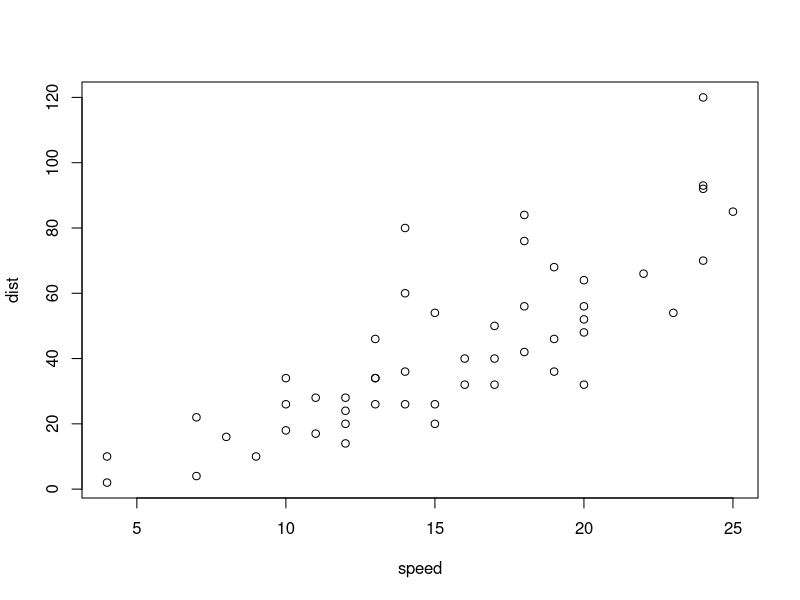
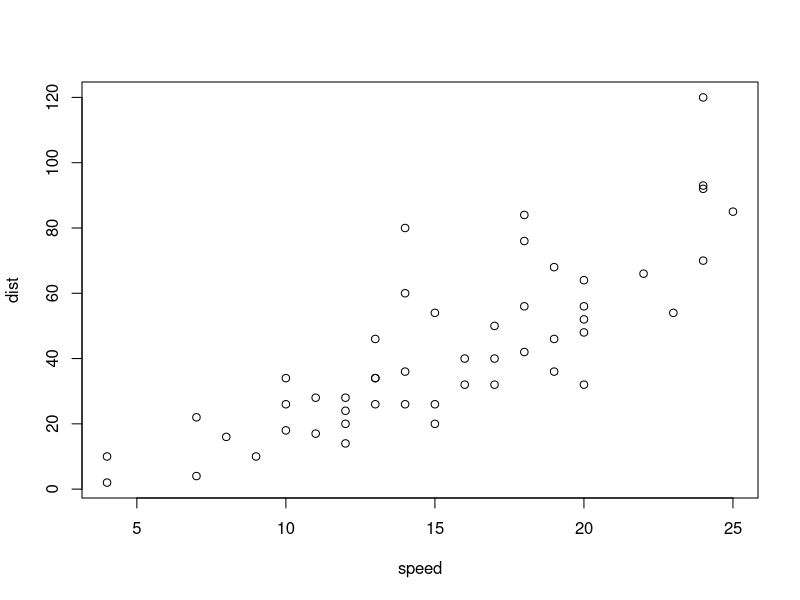
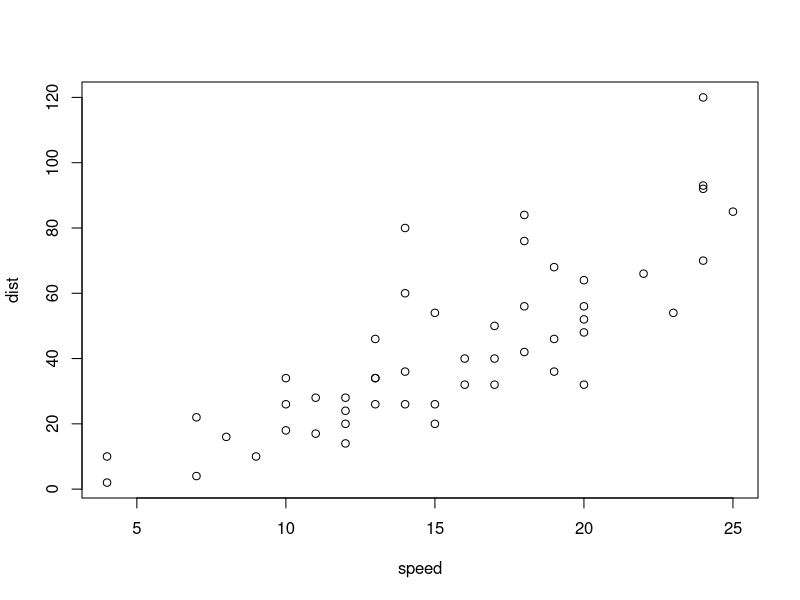
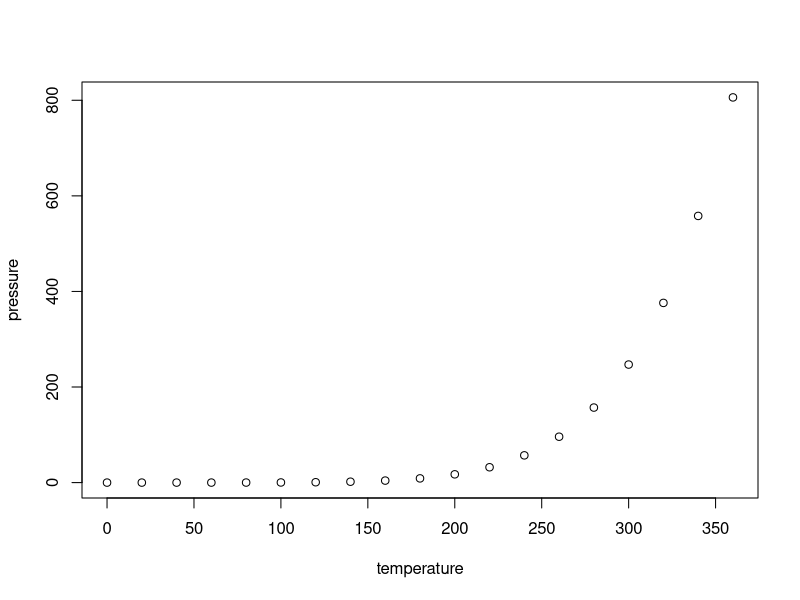
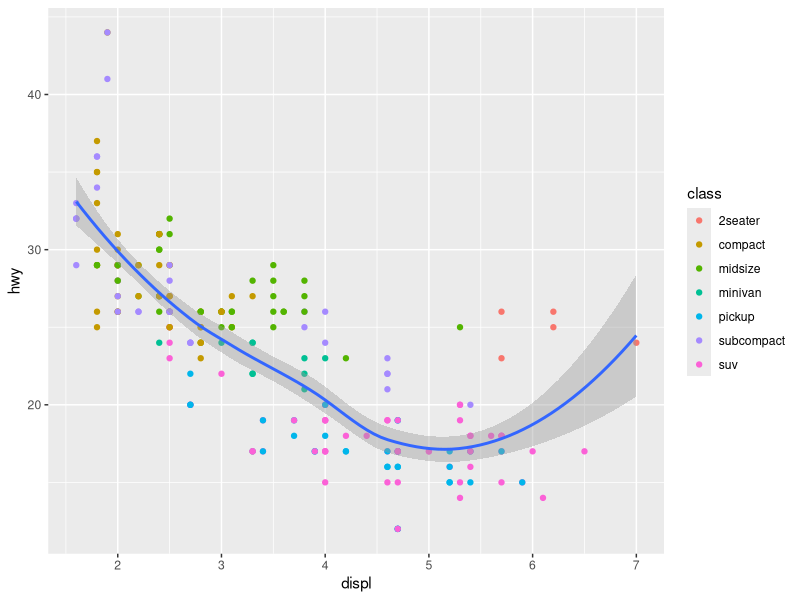

Recreate these plots in R, in order.
## ---- chunk 1
# This is a block that runs
2 + 3
## ---- chunk 2
#| echo: false
# And this is a block showing only the output
data.frame(
  country = c("Canada", "USA", "Mexico"),
  var = c(2.9, 3.1, 4.5)
)
## ---- chunk 3
plot(cars)
## ---- chunk 4
#| fig-cap: "Stopping distance as a function of speed in cars"

plot(cars)
## ---- chunk 5
#| layout-ncol: 2
#| fig-cap: 
#|   - "Stopping distance as a function of speed in cars"
#|   - "Vapor pressure of mercury as a function of temperature"

plot(cars)
plot(pressure)
## ---- chunk 6
library(ggplot2)

ggplot(data = mpg, mapping = aes(x = displ, y = hwy)) + 
  geom_point(mapping = aes(color = class)) + 
  geom_smooth()
